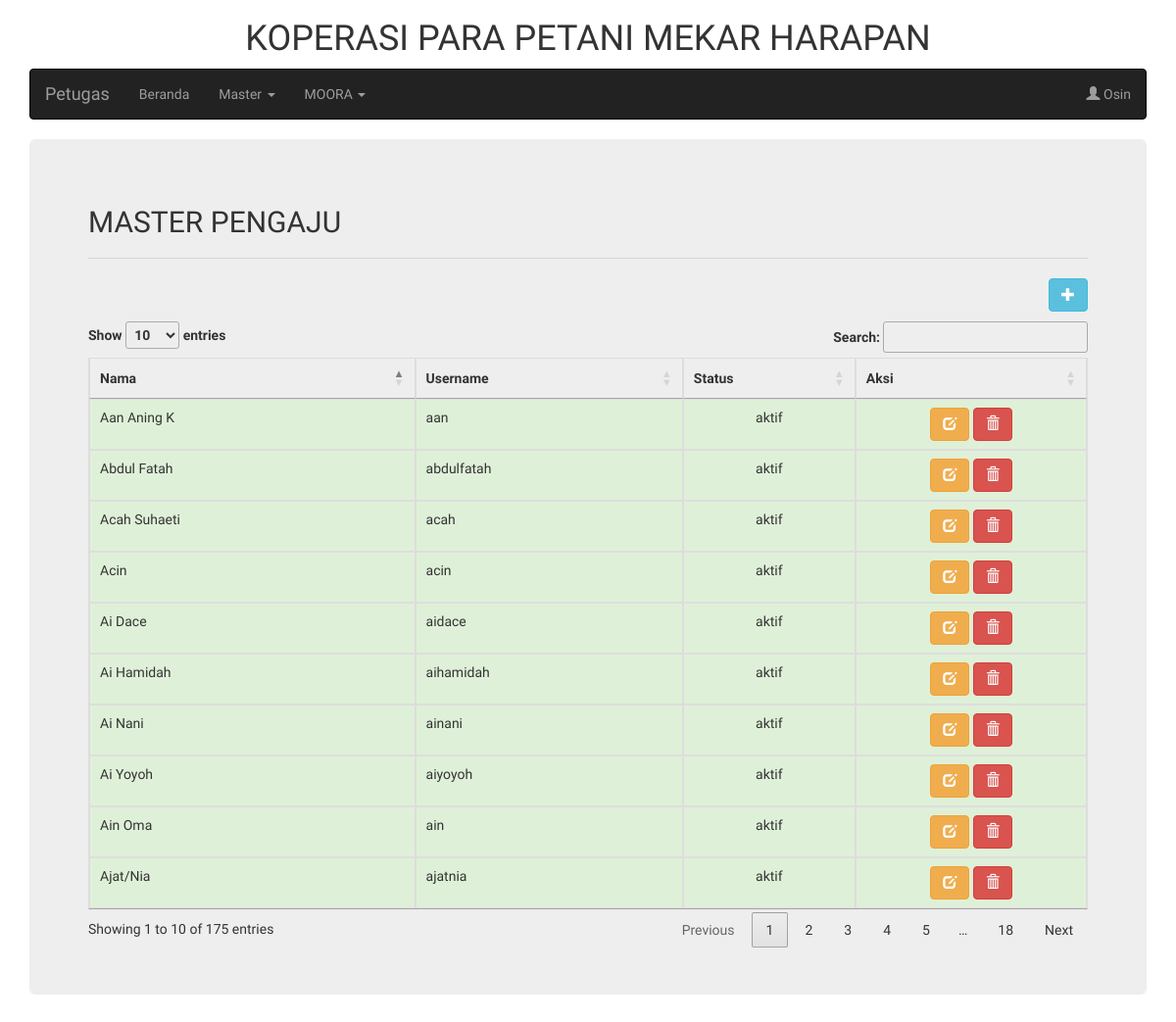
The app's page /halaman_petugas.php?page=master_pengaju (signed in) with its own data.
### tables this page shows
CREATE TABLE `user` (
  `id_anggota` int(11) NOT NULL,
  `nama` varchar(255) NOT NULL,
  `username` varchar(255) NOT NULL,
  `password` varchar(255) NOT NULL,
  `level` varchar(15) NOT NULL,
  `status` enum('aktif','pasif') NOT NULL
);

### petugas/master_pengaju.php (the view)
<h2>MASTER PENGAJU</h2>
<hr />
<button type="button" class="btn btn-info pull-right" style="margin-bottom: 10px" data-toggle="modal" data-target="#modalTambah">
  <span class="glyphicon glyphicon-plus"></span>
</button>
<table class="table table-bordered" id="tabel-data">
  <thead>
    <tr>
      <th class="text-center">Nama</th>
      <th class="text-center">Username</th>
      <th class="text-center">Status</th>
      <th class="text-center">Aksi</th>
    </tr>
  </thead>
  <tbody>
    <?php
      $sql = "SELECT * FROM user WHERE level = 'anggota'";
      $query = mysqli_query($koneksi, $sql);
    ?>
    <?php while($list = mysqli_fetch_array($query)){ ?>
      <tr class="success">
        <td><?php echo $list['nama']; ?></td>
        <td><?php echo $list['username']; ?></td>
        <td class="text-center"><?php echo $list['status']; ?></td>
        <td class="text-center">
          <a
            href="javascript:;"
            data-toggle="modal" data-target="#"
            class="btn btn-warning">
              <span class="glyphicon glyphicon-edit"></span>
          </a>
          <a
            href="javascript:;"
            data-toggle="modal" data-target="#"
            class="btn btn-danger">
              <span class="glyphicon glyphicon-trash"></span>
          </a>
        </td>
      </tr>
    <?php } ?>
  </tbody>
</table>

### halaman_petugas.php (shortened to what this page needs)
<!DOCTYPE html>
<html lang="en">
<head>
  <link rel="stylesheet" href="https://maxcdn.bootstrapcdn.com/bootstrap/3.4.0/css/bootstrap.min.css">
  <link rel="stylesheet" type="text/css" media="screen" href="https://cdn.datatables.net/1.10.19/css/jquery.dataTables.min.css">
</head>
<body style="font-family: 'Didact Gothic', sans-serif;">
  <?php include("koneksi.php"); ?>
  <?php
      $sqlAnggota = "SELECT * FROM user WHERE username = '".$_SESSION['username']."'";
      $queryAnggota = mysqli_query($koneksi, $sqlAnggota);
      $anggota = mysqli_fetch_array($queryAnggota);
  ?>
  <div class="container">
  <h1 class="text-center">KOPERASI PARA PETANI MEKAR HARAPAN</h1>
    <nav class="navbar navbar-inverse">
      <div class="container-fluid">
        <div class="navbar-header">
          <a class="navbar-brand" href="halaman_petugas.php?page=home">Petugas</a>
        </div>
        <ul class="nav navbar-nav">
          <li><a href="halaman_petugas.php?page=home">Beranda</a></li>
          <li class="dropdown">
            <a class="dropdown-toggle" data-toggle="dropdown" href="#">Master
            <span class="caret"></span></a>
          </li>
          <li class="dropdown">
            <a class="dropdown-toggle" data-toggle="dropdown" href="#">MOORA
            <span class="caret"></span></a>
          </li>
        </ul>
        <ul class="nav navbar-nav navbar-right">
          <li class="dropdown"><a class="dropdown-toggle" data-toggle="dropdown" href="#"><span class="glyphicon glyphicon-user"></span> <?php echo $anggota['nama']; ?></a>
          </li>
        </ul>
      </div>
    </nav>
    <div class="jumbotron">
      <?php
        if(isset($_GET['page'])){
          $page = $_GET['page'];
          switch ($page) {
            case 'master_pengaju':
              include "petugas/master_pengaju.php";
              break;
          }
        }else{
          include "petugas/home.php";
        }
       ?>
    </div>
  </div>
</body>
</html>

### records on screen
user: nama "Osin"
user: nama "Acah Suhaeti", username "acah", status "aktif"
user: nama "Aan Aning K", username "aan", status "aktif"
user: nama "Ain Oma", username "ain", status "aktif"
user: nama "Ajat/Nia", username "ajatnia", status "aktif"
user: nama "Ai Yoyoh", username "aiyoyoh", status "aktif"
user: nama "Ai Dace", username "aidace", status "aktif"
user: nama "Acin", username "acin", status "aktif"
user: nama "Ai Nani", username "ainani", status "aktif"
user: nama "Abdul Fatah", username "abdulfatah", status "aktif"
user: nama "Ai Hamidah", username "aihamidah", status "aktif"
